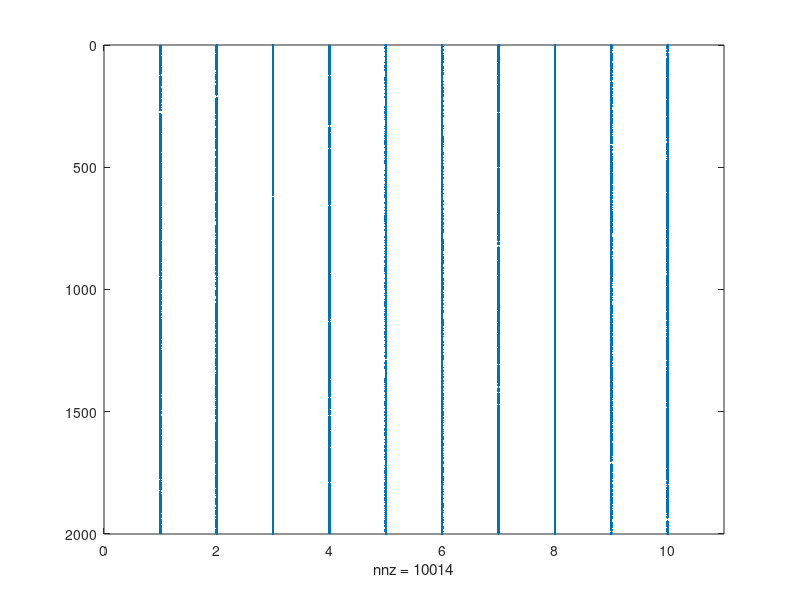

The MATLAB source for this figure: (Note: this script raises an error after producing the figure.)
%% This script will create visual BA just for testing
clear all; close all;
addpath('../');
addpath('../Drawings/');
addpath('../JacobianModule/');

NumOfFeatures = 2000;
NumOfPoses = 10;

PoseGraphMatrix = randi([0 1], NumOfFeatures, NumOfPoses);


%% 3D-WORLD creation

% Make sure every feature is observed by more than 2 poses
addMorePoseIdx = find(sum(PoseGraphMatrix,2) <= 1);
for k = addMorePoseIdx'
    listIdx = find(PoseGraphMatrix(k,:) == 0);
    PoseGraphMatrix(k, listIdx(1:2)) = 1;
end
figure(1);
spy(PoseGraphMatrix);


% To ensure f.o.v = 60 deg.
fov = 60*pi/180;
Rfeat = 1; Rcam = Rfeat/sin(fov/2);


% Random pose generator
W_T_C1 = [];
AbsolutePoses_true = zeros(3,4,NumOfPoses);
%figure(2); hold on;
for k = 1:NumOfPoses
    tt = 2*pi*rand();
    WRC = [-sin(tt) 0 -cos(tt); cos(tt) 0 -sin(tt); 0 -1 0];
    WpC = Rcam*[cos(tt);sin(tt);0];
    if k == 1
        W_T_C1 = [WRC WpC];
        AbsolutePoses_true(:,:,k) = [eye(3) zeros(3,1)];
    else
        C_T_W = [WRC' -WRC'*WpC];
        AbsolutePoses_true(:,:,k) = C_T_W*[W_T_C1;zeros(1,3) 1];
    end
%     DrawAxis(WpC, WRC, 0.2);
%     DrawCamera(WpC, WRC, 0.2, 'k');
end
% tt = 0:0.1:2*pi;
% plot3(Rcam*cos(tt),Rcam*sin(tt),0*tt);
% grid on;


% Random feature generator
FeatureBag_true = zeros(4,NumOfFeatures);
%figure(2); hold on;
for k = 1:NumOfFeatures
    tt = 2*pi*rand();
    phi = pi*rand() - pi/2;
    FeatureBag_true(:,k) = [Rfeat*[cos(phi)*cos(tt);cos(phi)*sin(tt);sin(phi)];1]; % <--- w.r.t the world
    % plot3(FeatureBag_true(1,k),FeatureBag_true(2,k),FeatureBag_true(3,k), 'bo', 'markerSize', 3, 'markerfacecolor', 'b');
    FeatureBag_true(1:3,k) = InversePose(W_T_C1)*[FeatureBag_true(1:3,k);1];
end

% Create feature projections as measurement
featureExtracted_true = cell(NumOfPoses, 1);
for k = 1:NumOfPoses    
    numFeatPosek = find(PoseGraphMatrix(:,k));
    featureExtracted_true{k} = zeros(2, length(numFeatPosek));
    for l = 1:length(numFeatPosek)
        % assign correct feature index for pose graph matrix
        PoseGraphMatrix(numFeatPosek(l),k) = l; 
        
        % Pose Transformation
        Ck_T_W = AbsolutePoses_true(:,:,k);
        Cl_T_W = AbsolutePoses_true(:,:,FeatureBag_true(4,numFeatPosek(l)));
        Ck_T_Cl = Ck_T_W*[InversePose(Cl_T_W);zeros(1,3) 1];
        
        % Image Projection
        Ck_p_fl = Ck_T_Cl*[FeatureBag_true(1:3,numFeatPosek(l));1];
        featureExtracted_true{k}(:,l) = Ck_p_fl(1:2)./Ck_p_fl(3);
    end
    
%     figure(4); clf;
%     plot(featureExtracted{k}(1,:), featureExtracted{k}(2,:), 'b*');
%     pause;
end

%% Poses and features positions pertubation
sigma_f = 0.2;
sigma_p = 0.3;
sigma_tt = 0.03;
sigma_z = 1e-4;

FeatureBag = zeros(4,NumOfFeatures);
for k = 1:NumOfFeatures
    df_k = randn(3,1)*sigma_f;
    FeatureBag(1:3,k) = FeatureBag_true(1:3,k) + df_k;   
    FeatureBag(4,k) = FeatureBag_true(4,k);
end

AbsolutePoses = AbsolutePoses_true;
for k = 2:NumOfPoses
    dp = randn(3,1)*sigma_p;
    dtt = randn(3,1)*sigma_tt;
    AbsolutePoses(:,4,k) = AbsolutePoses_true(:,4,k) + dp;
    dq = [0.5*dtt;1]; dq = dq/norm(dq);
    AbsolutePoses(:,1:3,k) = quat2rot(dq)*AbsolutePoses_true(:,1:3,k);
end
figure(2); hold on;
Draw3DWorld(AbsolutePoses_true, FeatureBag_true, W_T_C1)
tt = 0:0.1:2*pi;
plot3(Rcam*cos(tt),Rcam*sin(tt),0*tt);
grid on;

featureExtracted = cell(NumOfPoses, 1);
for k = 1:NumOfPoses
   featureExtracted{k} = featureExtracted_true{k} + sigma_z*randn(size(featureExtracted_true{k}));   
%     figure(4); clf;
%     plot(featureExtracted_true{k}(1,:), featureExtracted_true{k}(2,:), 'b*'); hold on;
%     plot(featureExtracted{k}(1,:), featureExtracted{k}(2,:), 'ro'); hold on;
%     pause;
end

%% Bundle Adjustment
regulator = 1e-4;
norm_iter = 100;
normHist = [];
maxIter = 100;
iter = 1;

while iter < maxIter && norm_iter > 1e-5

    fprintf('Iter :%d, norm: %f \n', iter, norm_iter);
% 1. Build Jacobian Jp Jf corresponds to each feature
% TODO: I need an index handling to just only fill in the non-sparse part
% of my matrix Jp and Jf.
Jpose_Jfeat_res = cell(size(PoseGraphMatrix,1), 3);
for featk = 1:size(PoseGraphMatrix,1)       
   % a. Extract poses that see this feature
   poses_see_featk = find(PoseGraphMatrix(featk, :));
   
   % b. Allocate Jacobians for poses and features
   Jpose_Jfeat_res{featk, 1} = zeros(2, 6*length(poses_see_featk));   % poses
   Jpose_Jfeat_res{featk, 2} = zeros(2*length(poses_see_featk), 3);   % feat position
   Jpose_Jfeat_res{featk, 3} = zeros(2*length(poses_see_featk), 1);   % feat position
   
   % c. Computation
   for l = 0:length(poses_see_featk)-1
      %  Pose Jacobian
      Cr_p_f = FeatureBag(1:3 ,featk);      
      Cl_z_f = featureExtracted{poses_see_featk(l+1)}(:,PoseGraphMatrix(featk,poses_see_featk(l+1)));                  
      
      
      % Pose Transformation
      Cl_T_W = AbsolutePoses(:,:,poses_see_featk(l+1));
      Cr_T_W = AbsolutePoses(:,:,FeatureBag(4, featk));      
      Cl_T_Cr = Cl_T_W*[InversePose(Cr_T_W);zeros(1,3) 1];            
      Cl_p_f = Cl_T_Cr*[Cr_p_f;1];
      
      
      [Jpose_Jfeat_res{featk, 1}(:,6*l+1:6*l+6), Jpose_Jfeat_res{featk, 3}(2*l+1:2*l+2)] = ...
          dprojection_dp_dtt2(Cr_p_f, Cl_T_Cr(:,1:3), Cl_T_Cr(:,4), Cl_z_f);
                        
      % Feat Jacobian
      Jpose_Jfeat_res{featk, 2}(2*l+1:2*l+2,:) = 1/Cl_p_f(3)*[1 0 -Cl_p_f(1)/Cl_p_f(3);0 1 -Cl_p_f(2)/Cl_p_f(3)] * Cl_T_Cr(:,1:3);
   end   
end

Jpose = zeros(2*nnz(PoseGraphMatrix), 6*NumOfPoses);
Jfeat = zeros(2*nnz(PoseGraphMatrix), 3*NumOfFeatures);
residual = zeros(2*nnz(PoseGraphMatrix), 1);
row_count = 0;
last_row_count = 0;
for featk = 0:size(PoseGraphMatrix,1)-1
   poses_see_featk = find(PoseGraphMatrix(featk+1, :));
   for l = 0:length(poses_see_featk)-1
       Jpose(row_count+1:row_count+2, 6*(poses_see_featk(l+1)-1)+1:6*(poses_see_featk(l+1)-1)+6) = ...
           Jpose_Jfeat_res{featk+1, 1}(:,6*l+1:6*l+6);   
       row_count = row_count + 2;
   end
   
   Jfeat(last_row_count+1:row_count, 3*featk+1:3*featk+3) = Jpose_Jfeat_res{featk+1,2};
   
   residual(last_row_count+1:row_count) = Jpose_Jfeat_res{featk+1,3};
   
   last_row_count = row_count;
   
   % figure(6);
   % spy([Jpose Jfeat]);
   % pause;
end

norm_iter = norm(residual);
normHist = [normHist norm_iter];

A11 = Jpose'*Jpose;
A12 = Jpose'*Jfeat;
A22 = Jfeat'*Jfeat;
res_ = [Jpose';Jfeat']*residual;

A = [A11 A12;A12' A22];
A = A + regulator*eye(size(A));
x_tilde = A \ res_;

A22_inv = zeros(size(A22));
for featk = 0:size(PoseGraphMatrix,1)-1
    A22_inv(3*featk+1:3*featk+3, 3*featk+1:3*featk+3) = inv(A22(3*featk+1:3*featk+3,3*featk+1:3*featk+3) + regulator*eye(3));
end

% solve:
p_tilde = (A11+regulator*eye(size(A11)) - A12*A22_inv*A12') \ (res_(1:6*NumOfPoses) - A12*A22_inv*res_(1+6*NumOfPoses:end));

% p_tilde = x_tilde(1:6*NumOfPoses);

 for l = 1:NumOfPoses-1
    dq = [0.5*p_tilde(6*l+4:6*l+6);1];
    dq = dq / norm(dq);
    AbsolutePoses(:,1:3,l+1) = quat2rot( quat_mul(dq, rot2quat(AbsolutePoses(:,1:3,l+1))) );       
    AbsolutePoses(:,4,l+1) = AbsolutePoses(:,4,l+1) + p_tilde(6*l+1:6*l+3);
end

% 4. Efficient solve for each feature f
bf_p = res_(1+6*NumOfPoses:end) - A12'*p_tilde;
for featk = 0:size(PoseGraphMatrix,1)-1
   D22 = A22_inv(3*(featk)+1:3*(featk)+3, 3*(featk)+1:3*(featk)+3);
   FeatureBag(1:3,featk+1) = FeatureBag(1:3,featk+1) +  D22 * bf_p(3*featk+1:3*featk+3);
   % FeatureBag(1:3,featk+1) = FeatureBag(1:3,featk+1) + x_tilde(3*featk+6*NumOfPoses+1:3*featk+6*NumOfPoses+3);
end

% 6. Visualization

iter = iter + 1;
end

figure(3); clf; hold on;
Draw3DWorld(AbsolutePoses, FeatureBag, W_T_C1)
tt = 0:0.1:2*pi;
plot3(Rcam*cos(tt),Rcam*sin(tt),0*tt);
grid on;
pause(0.5);

figure(4);
semilogy(normHist, 'b-*');

% % 2. Build A11 = Jp'*Jp, A12 = Jp'*Jf, and A22^-1 = inv(Jf'*Jf) for every
% % single block
% App = zeros(6*NumOfPoses, 6*NumOfPoses);
% Afp = zeros(3*NumOfFeatures, 6*NumOfPoses);
% Aff_inv = zeros(3*NumOfFeatures, 3); % Block diagonal structure
% bp = zeros(6*NumOfPoses,1);
% bf = zeros(3*NumOfFeatures,1);
% 
% for featk = 1:size(PoseGraphMatrix,1)
%     % a. Extract poses that see this feature
%     poses_see_featk = find(PoseGraphMatrix(featk, :));
%     
%     % b. Build pose Hessian A11
%     Jp_compact = Jpose_Jfeat_res{featk, 1};
%     App_compact = Jp_compact' * Jp_compact;
%     App = AccumulateCompactToFull(App, App_compact, poses_see_featk, poses_see_featk);
% 
%     % c. Build Schur complement part and A22_inv
%     Jfk = Jpose_Jfeat_res{featk, 2};
%     Aff_inv(3*(featk-1)+1:3*(featk-1)+3, :) = (Jfk'*Jfk + regulator*eye(size(3))) \ eye(3);
%     Jpfk = zeros(6*length(poses_see_featk), 3);
%     for l = 0:length(poses_see_featk)-1
%         Jpfk(6*l+1:6*l+6,:) = Jp_compact(:, 6*l+1:6*l+6)'*Jfk(2*l+1:2*l+2, :);
%     end
%     App_schur_compact = Jpfk * Aff_inv(3*(featk-1)+1:3*(featk-1)+3, :) * Jpfk';    
%     App = AccumulateCompactToFull(App, -App_schur_compact, poses_see_featk, poses_see_featk);
% 
%     % d. Keep Jpfk+zero extension structure
%     Afp = AccumulateCompactToFull(Afp, Jpfk', featk, poses_see_featk);     
% 
%     % e. build Residual J'*r
%     bf(3*(featk-1)+1:3*(featk-1)+3) = Jpose_Jfeat_res{featk,2}'*Jpose_Jfeat_res{featk,3};
%     for l = 0:length(poses_see_featk)-1
%         bp(6*l+1:6*l+6) = Jp_compact(:, 6*l+1:6*l+6)'*Jpose_Jfeat_res{featk,3}(2*l+1:2*l+2);
%     end
% end
% 
% 
% % 3. Solve for pose and update
% bf_ = bf;
% for featk = 0:size(PoseGraphMatrix,1)-1
%    bf_(3*featk+1:3*featk+3) = Aff_inv(3*(featk)+1:3*(featk)+3, :)*bf_(3*featk+1:3*featk+3);
% end
% bp_f = bp - Afp'*bf_;
% p_tilde = (App + regulator*eye(size(App))) \ bp_f;
% for l = 0:length(poses_see_featk)-1
%     dq = [1/2*p_tilde(6*l+1:6*l+3);1];
%     dq = dq / norm(dq);
%     AbsolutePoses(:,1:3,l+1) = quat2rot( quat_mul(dq, rot2quat(AbsolutePoses(:,1:3,l+1))) );
%     AbsolutePoses(:,4,l+1) = AbsolutePoses(:,4,l+1) + p_tilde(6*l+4:6*l+6);
% end
% 
% % 4. Efficient solve for each feature f
% bf_p = bf - Afp*p_tilde;
% for featk = 0:size(PoseGraphMatrix,1)-1
%    FeatureBag(1:3,featk+1) = FeatureBag(1:3,featk+1) + Aff_inv(3*(featk)+1:3*(featk)+3, :) \ bf_p(3*featk+1:3*featk+3);
% end
% 
% % 6. Visualization
% pause;
% figure(3); hold on;
% Draw3DWorld(AbsolutePoses, FeatureBag)
% tt = 0:0.1:2*pi;
% plot3(Rcam*cos(tt),Rcam*sin(tt),0*tt);
% grid on;
% 
